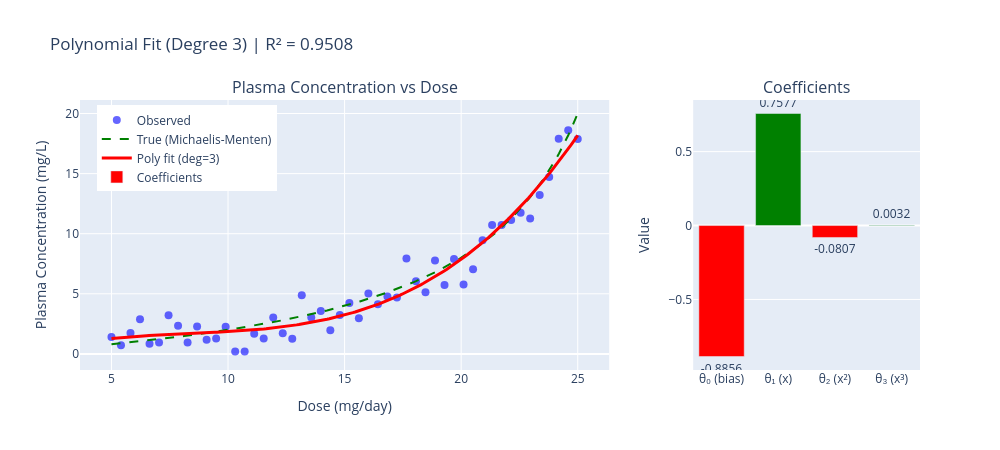

This figure's notebook cell:
### Markdown cell above
---
## 3. Fitting Polynomial Regression

Now let's fit polynomial models of different degrees to our dose-concentration data.

**Run the cell twice** to toggle between:
- Initial state
- Cubic polynomial fit (degree 3)

### Code cell
# Polynomial Regression Fit - Clinical Example: Concentration vs Dose
import numpy as np
import plotly.graph_objects as go
from plotly.subplots import make_subplots

# --- TOGGLE LOGIC ---
try:
    show_poly_fit
except NameError:
    show_poly_fit = False

show_poly_fit = not show_poly_fit

# --- 1. DATA ---
# Simulated pharmacokinetic study - no real patient data is used.
np.random.seed(42)
n_points = 50
# Daily dose of an orally administered drug (5 to 25 mg/day)
dose = np.linspace(5, 25, n_points)

# Steady-state plasma concentration under SATURABLE (capacity-limited) elimination.
# Michaelis-Menten:  Css = Km * Dose / (Vmax - Dose)
#   Vmax = 30 mg/day is the most the metabolizing enzyme can clear in a day
#   Km   = 4  mg/L   is the concentration at half-maximal clearance
# Well below Vmax the enzyme has spare capacity and concentration rises almost
# in step with dose. As the dose approaches Vmax the enzyme saturates, each extra
# milligram is cleared more slowly, and concentration rises FASTER than dose.
Vmax, Km = 30.0, 4.0
true_conc = Km * dose / (Vmax - dose)
conc = true_conc + np.random.normal(0, 1.2, n_points)
conc = np.maximum(conc, 0.2)  # Concentration can't be negative

# --- 2. FIT POLYNOMIAL (DEGREE 3) ---
degree = 3

if show_poly_fit:
    # Create polynomial features
    X_poly = np.column_stack([dose**i for i in range(degree + 1)])

    # Solve using normal equation
    theta = np.linalg.lstsq(X_poly, conc, rcond=None)[0]

    # Predictions (smooth curve)
    dose_smooth = np.linspace(5, 25, 200)
    X_smooth = np.column_stack([dose_smooth**i for i in range(degree + 1)])
    poly_pred = X_smooth @ theta

    # R² calculation
    pred_train = X_poly @ theta
    ss_res = np.sum((conc - pred_train)**2)
    ss_tot = np.sum((conc - np.mean(conc))**2)
    r2 = 1 - ss_res / ss_tot

    status = f"Polynomial Fit (Degree {degree}) | R² = {r2:.4f}"
    coef_colors = ['green' if c >= 0 else 'red' for c in theta]
else:
    theta = np.zeros(degree + 1)
    dose_smooth = np.linspace(5, 25, 200)
    poly_pred = np.zeros_like(dose_smooth)
    status = "Initial - Run again to fit polynomial"
    coef_colors = ['gray'] * (degree + 1)

# --- 3. VISUALIZE ---
fig = make_subplots(
    rows=1, cols=2,
    column_widths=[0.7, 0.3],
    subplot_titles=('Plasma Concentration vs Dose', 'Coefficients')
)

# Data points
fig.add_trace(go.Scatter(
    x=dose, y=conc,
    mode='markers',
    marker=dict(size=8, color='blue', opacity=0.6),
    name='Observed'
), row=1, col=1)

# True relationship
fig.add_trace(go.Scatter(
    x=dose_smooth, y=Km * dose_smooth / (Vmax - dose_smooth),
    mode='lines',
    line=dict(color='green', width=2, dash='dash'),
    name='True (Michaelis-Menten)'
), row=1, col=1)

# Polynomial fit
if show_poly_fit:
    fig.add_trace(go.Scatter(
        x=dose_smooth, y=poly_pred,
        mode='lines',
        line=dict(color='red', width=3),
        name=f'Poly fit (deg={degree})'
    ), row=1, col=1)

# Coefficients
coef_labels = ['θ₀ (bias)', 'θ₁ (x)', 'θ₂ (x²)', 'θ₃ (x³)']
fig.add_trace(go.Bar(
    x=coef_labels,
    y=theta,
    marker_color=coef_colors,
    text=[f'{c:.4f}' for c in theta],
    textposition='outside',
    name='Coefficients'
), row=1, col=2)

fig.update_xaxes(title_text="Dose (mg/day)", row=1, col=1)
fig.update_yaxes(title_text="Plasma Concentration (mg/L)", row=1, col=1)
fig.update_yaxes(title_text="Value", row=1, col=2)

fig.update_layout(
    title=status,
    width=1000, height=450,
    showlegend=True,
    legend=dict(x=0.02, y=0.98)
)

fig.show()

if show_poly_fit:
    print(f"\nFitted equation: conc = {theta[0]:.3f} + {theta[1]:.4f}×dose + {theta[2]:.4f}×dose² + {theta[3]:.6f}×dose³")
    print(f"True mechanism:  conc = {Km:.0f}×dose / ({Vmax:.0f} − dose)   (saturable elimination)")
    print("\nThe cubic is an APPROXIMATION of the pharmacology, not the pharmacology itself.")
    print("It tracks the curve well inside the observed dose range, but it has no Vmax,")
    print("so do not trust it to extrapolate beyond 25 mg/day.")

### Figure 1 — Plotly figure (JSON) as saved in the notebook; plotly's stock layout.template omitted (floating-point values rounded to 4 significant figures; data arrays with more than 128 entries replaced by an {"elided": "..."} marker saying what was removed)
{"data": [{"marker": {"color": "blue", "opacity": 0.6, "size": 8}, "mode": "markers", "name": "Observed", "type": "scatter", "x": [5.0, 5.408, 5.816, 6.224, 6.633, 7.041, 7.449, 7.857, 8.265, 8.673, 9.082, 9.49, 9.898, 10.31, 10.71, 11.12, 11.53, 11.94, 12.35, 12.76, 13.16, 13.57, 13.98, 14.39, 14.8, 15.2, 15.61, 16.02, 16.43, 16.84, 17.24, 17.65, 18.06, 18.47, 18.88, 19.29, 19.69, 20.1, 20.51, 20.92, 21.33, 21.73, 22.14, 22.55, 22.96, 23.37, 23.78, 24.18, 24.59, 25.0], "xaxis": "x", "y": [1.396, 0.7138, 1.739, 2.875, 0.8544, 0.9457, 3.216, 2.34, 0.9578, 2.278, 1.18, 1.292, 2.26, 0.2, 0.2, 1.682, 1.282, 3.021, 1.708, 1.264, 4.886, 3.033, 3.571, 1.977, 3.239, 4.243, 2.959, 5.035, 4.121, 4.766, 4.686, 7.942, 6.035, 5.138, 7.776, 5.735, 7.894, 5.772, 7.051, 9.45, 10.72, 10.72, 11.13, 11.75, 11.27, 13.23, 14.73, 17.9, 18.6, 17.88], "yaxis": "y"}, {"line": {"color": "green", "dash": "dash", "width": 2}, "mode": "lines", "name": "True (Michaelis-Menten)", "type": "scatter", "x": {"elided": "200 float values"}, "xaxis": "x", "y": {"elided": "200 float values"}, "yaxis": "y"}, {"line": {"color": "red", "width": 3}, "mode": "lines", "name": "Poly fit (deg=3)", "type": "scatter", "x": {"elided": "200 float values"}, "xaxis": "x", "y": {"elided": "200 float values"}, "yaxis": "y"}, {"marker": {"color": ["red", "green", "red", "green"]}, "name": "Coefficients", "text": ["-0.8856", "0.7577", "-0.0807", "0.0032"], "textposition": "outside", "type": "bar", "x": ["θ₀ (bias)", "θ₁ (x)", "θ₂ (x²)", "θ₃ (x³)"], "xaxis": "x2", "y": [-0.8856, 0.7577, -0.08071, 0.003236], "yaxis": "y2"}], "layout": {"annotations": [{"font": {"size": 16}, "showarrow": false, "text": "Plasma Concentration vs Dose", "x": 0.315, "xanchor": "center", "xref": "paper", "y": 1.0, "yanchor": "bottom", "yref": "paper"}, {"font": {"size": 16}, "showarrow": false, "text": "Coefficients", "x": 0.865, "xanchor": "center", "xref": "paper", "y": 1.0, "yanchor": "bottom", "yref": "paper"}], "height": 450, "legend": {"x": 0.02, "y": 0.98}, "showlegend": true, "title": {"text": "Polynomial Fit (Degree 3) | R² = 0.9508"}, "width": 1000, "xaxis": {"anchor": "y", "domain": [0.0, 0.63], "title": {"text": "Dose (mg/day)"}}, "xaxis2": {"anchor": "y2", "domain": [0.73, 1.0]}, "yaxis": {"anchor": "x", "domain": [0.0, 1.0], "title": {"text": "Plasma Concentration (mg/L)"}}, "yaxis2": {"anchor": "x2", "domain": [0.0, 1.0], "title": {"text": "Value"}}}}
